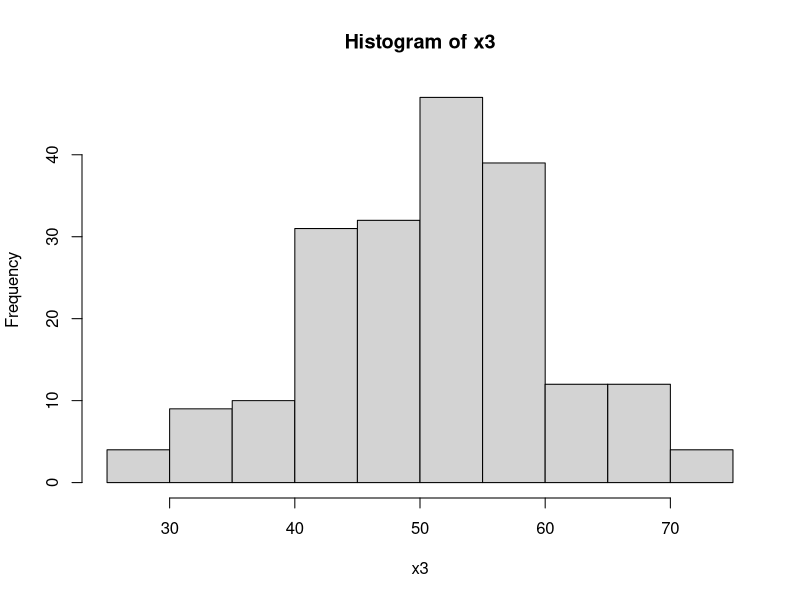

This figure's R source:
# Generacion de muestras aleatorias ------------------------------------------
## NOTA: set.seed() antes de generar cada muestra si se quiere reproducir nuevamente

## Distribucion normal----
# rnorm(n, mean, sd) Por defecto, media = 0, sd = 1
x1 <- rnorm(1000) # 1000 muestras con media = 0 y sd = 1
x1

x2 <- rnorm(1000, 50, 10) # 1000 muestras con media = 50 y sd = 10
x2

#funcion para truncar una normal simulada en un rango minimo y maximo
rtnorm <- function(n, mean, sd, a = -Inf, b = Inf)
  {
  qnorm(runif(n, pnorm(a, mean, sd), pnorm(b, mean, sd)), mean, sd)
  }

x3 <- rtnorm(200, 50, 10, a = 25, b = 85) # 200 muestras, m = 50, sd = 10, min = 25, max = 85
x3
min(x3) # notar que, si las muestras son aleatorias, el min y max no va a conicidir exacto, naturalmente.
max(x3)
hist(x3)
